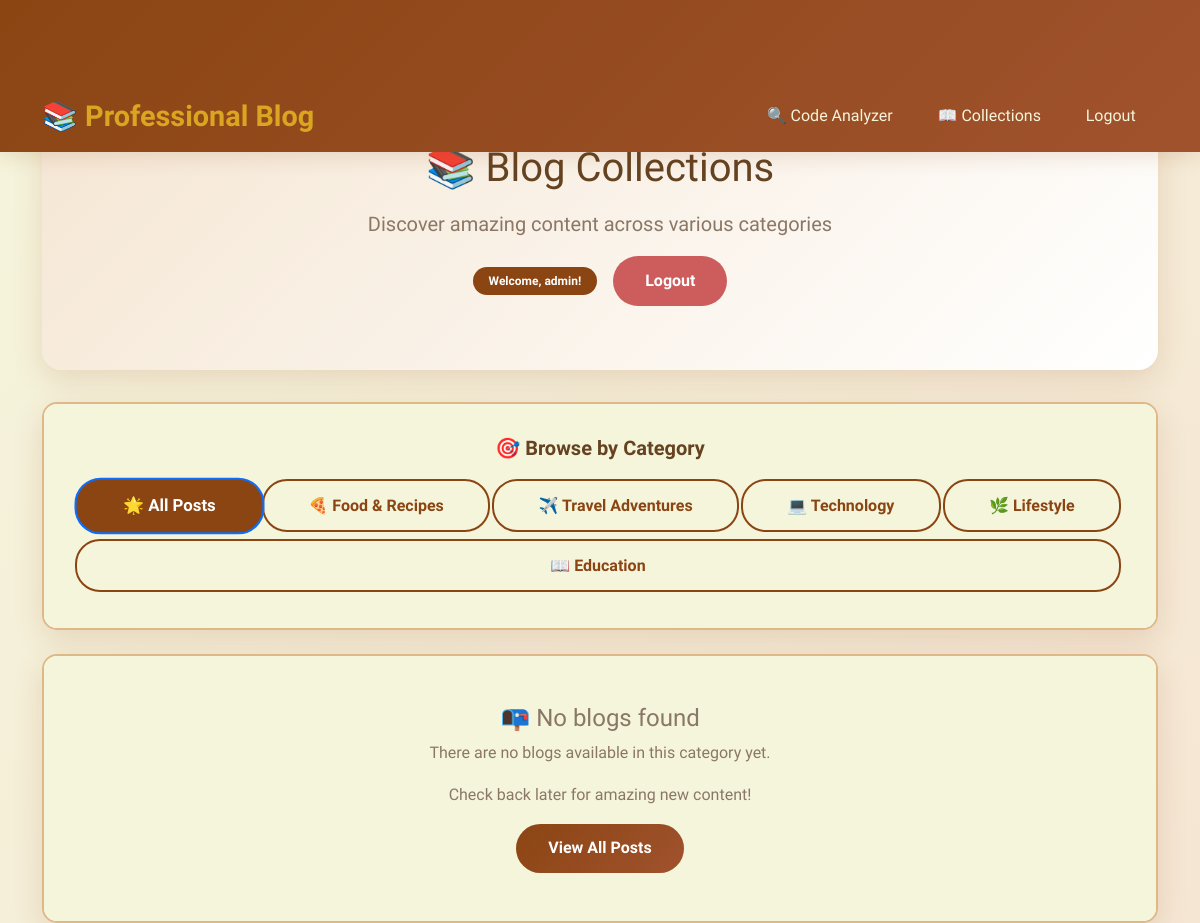
The app's page /collections/ (signed in), older data.
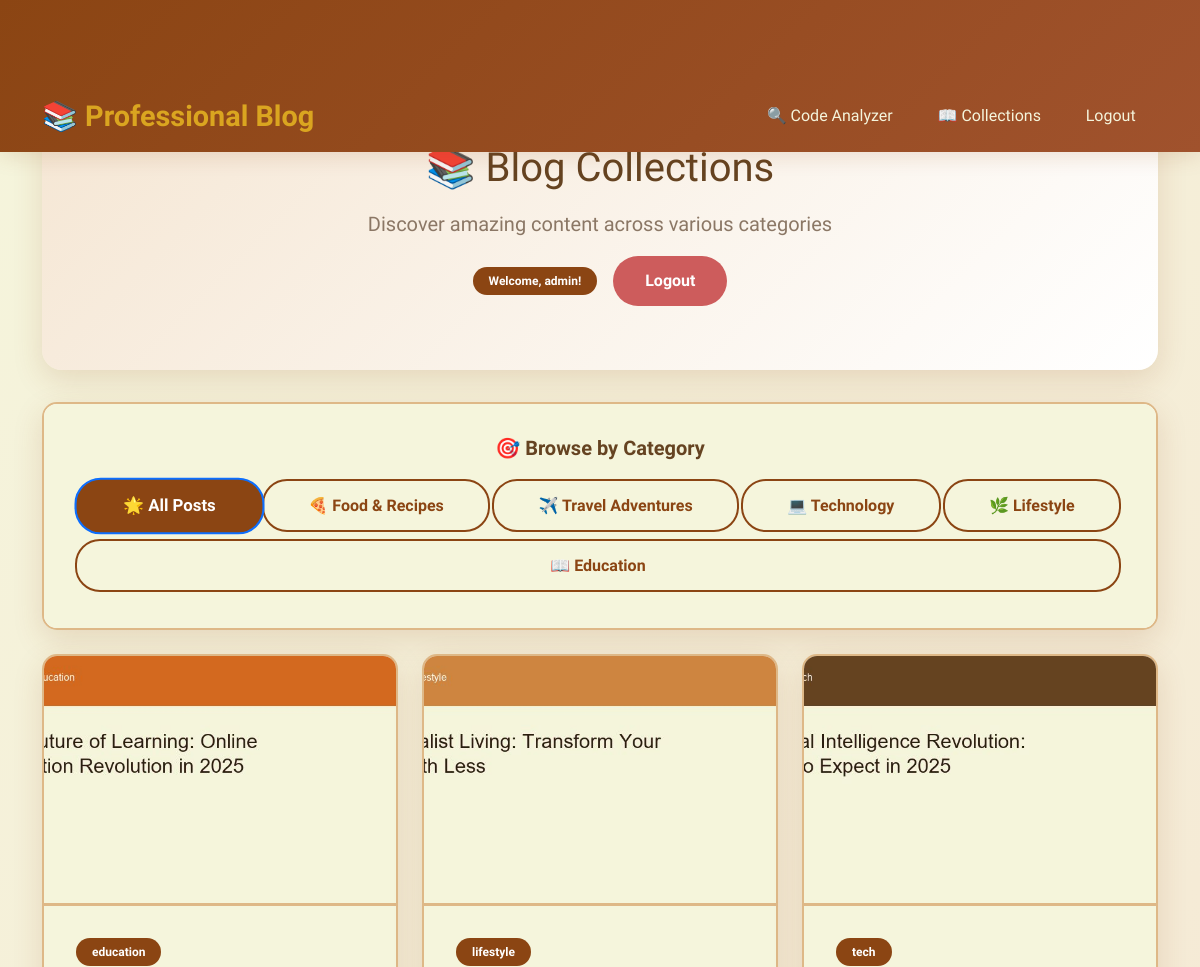
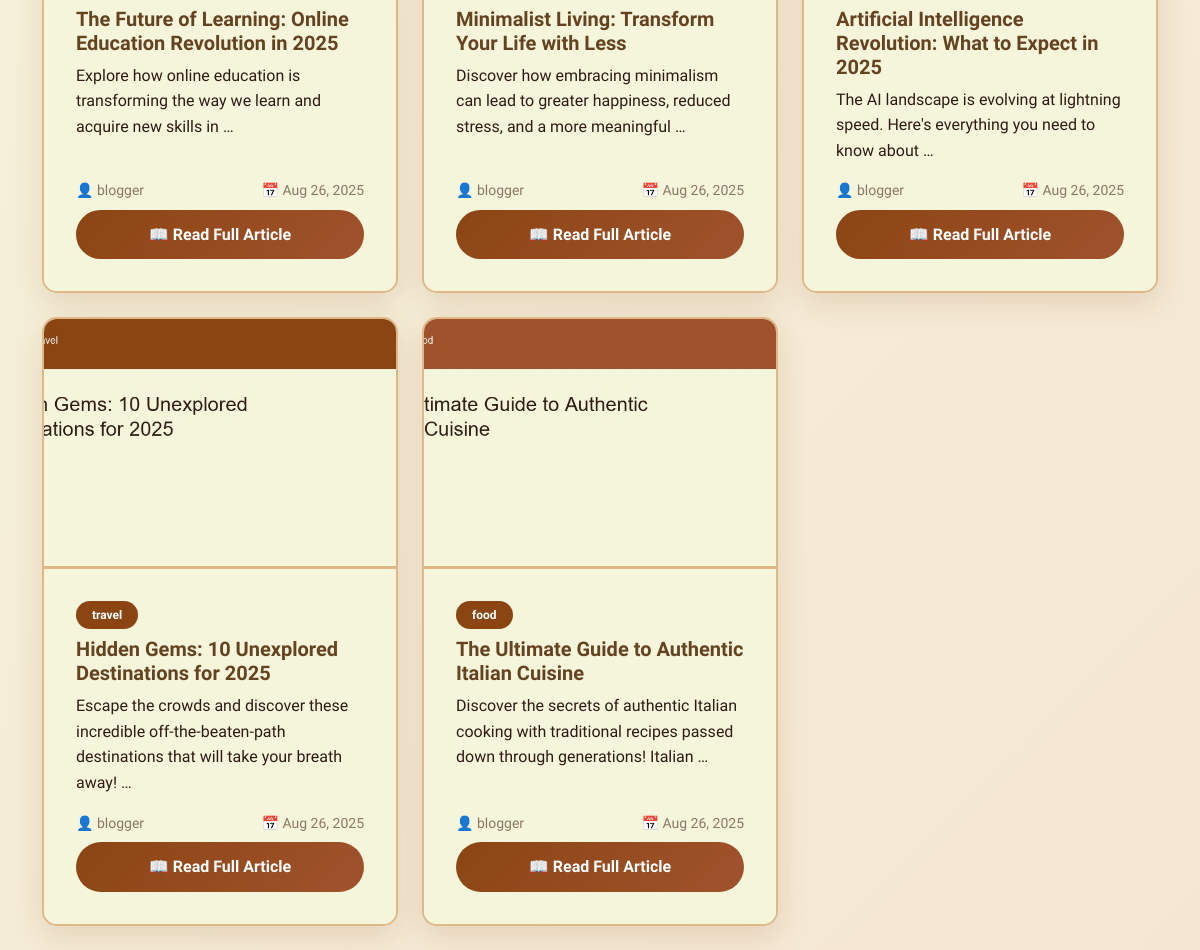
The same page, newer data (2 pictures, top to bottom).
### blogapp/models.py (models this page shows, shortened)
class Blog(models.Model):
    CATEGORY_CHOICES = [
        ('Technology', 'Technology'),
        ('Programming', 'Programming'),
        ('Tutorial', 'Tutorial'),
        ('Review', 'Review'),
        ('News', 'News'),
        ('Other', 'Other'),
    ]
    title = models.CharField(max_length=200)
    content = models.TextField()
    author = models.ForeignKey(User, on_delete=models.CASCADE)
    category = models.CharField(max_length=50, choices=CATEGORY_CHOICES, default='Other')
    created_at = models.DateTimeField(auto_now_add=True)
    updated_at = models.DateTimeField(auto_now=True)
    image = models.ImageField(upload_to='blog_images/', blank=True, null=True)

### blogapp/views.py (the view)
# urls.py: path('collections/', views.collections, name='collections'),  # Collections page
@login_required
def collections(request):
    category = request.GET.get('category', 'all')
    category_mapping = {
        'food': 'food',
        'travel': 'travel',
        'tech': 'Technology',
        'lifestyle': 'lifestyle',
        'education': 'education'
    }
    if category and category != 'all':
        actual_category = category_mapping.get(category, category)
        blogs = Blog.objects.filter(category__icontains=actual_category).order_by('-created_at')
    else:
        blogs = Blog.objects.all().order_by('-created_at')
    for blog in blogs:
        if not blog.image:
            from .utils import generate_blog_image
            generated_image = generate_blog_image(blog.title, blog.category, blog.author.username)
            if generated_image:
                blog.image = generated_image
                blog.save()
    return render(request, 'blog/collections.html', {'blogs': blogs})

### blogapp/templates/blog/collections.html (shortened to what the changed rows need)
{% extends 'layouts/main.html' %}
{% block content %}
<div class="container">
    <div class="hero-section">
        <h1 style="color: var(--dark-brown); margin-bottom: 1rem;">📚 Blog Collections</h1>
    </div>
    <div class="row">
        {% for blog in blogs %}
            <div class="col-lg-4 col-md-6 mb-4">
                <div class="card h-100">
                    {% if blog.image %}
                        <img src="{{ blog.image.url }}" class="card-img-top" alt="{{ blog.title }}">
                    {% else %}
                        <div class="card-img-top d-flex align-items-center justify-content-center" style="height: 250px; background: linear-gradient(45deg, var(--light-brown), var(--cream)); color: var(--dark-brown); font-size: 1.5rem;">
                            📝 {{ blog.category|default:"Blog" }}
                        </div>
                    {% endif %}
                    <div class="card-body d-flex flex-column">
                        <div class="mb-2">
                            <span class="badge bg-primary">{{ blog.get_category_display|default:blog.category }}</span>
                        </div>
                        <h5 class="card-title">{{ blog.title }}</h5>
                        <p class="card-text flex-grow-1">{{ blog.content|truncatewords:15 }}</p>
                        <div class="mt-auto">
                            <div class="d-flex justify-content-between align-items-center mb-2">
                                <small class="text-muted">
                                    👤 {{ blog.author.username }}
                                </small>
                                <small class="text-muted">
                                    📅 {{ blog.created_at|date:"M d, Y" }}
                                </small>
                            </div>
                            <a href="{% url 'blog_detail' blog.id %}" class="btn btn-primary w-100">
                                📖 Read Full Article
                            </a>
                        </div>
                    </div>
                </div>
            </div>
        {% empty %}
            <div class="col-12">
                <div class="card">
                    <div class="card-body text-center py-5">
                        <h4 style="color: var(--text-light);">📭 No blogs found</h4>
                        <p class="text-muted">There are no blogs available in this category yet.</p>
                        <p class="text-muted">Check back later for amazing new content!</p>
                        <a href="?category=all" class="btn btn-primary">View All Posts</a>
                    </div>
                </div>
            </div>
        {% endfor %}
    </div>
</div>
{% endblock content %}

Row changes from the older to the newer data that the page shows:
added Blog: image (picture), category "education", title "The Future of Learning: Online Education Revolution in 2025", content "Explore how online education is transforming the way we learn and acquire new skills in …", author.username "blogger", created_at "Aug 26, 2025"
added Blog: image (picture), category "lifestyle", title "Minimalist Living: Transform Your Life with Less", content "Discover how embracing minimalism can lead to greater happiness, reduced stress, and a more meaningful …", author.username "blogger", created_at "Aug 26, 2025"
added Blog: image (picture), category "tech", title "Artificial Intelligence Revolution: What to Expect in 2025", content "The AI landscape is evolving at lightning speed. Here's everything you need to know about …", author.username "blogger", created_at "Aug 26, 2025"
added Blog: image (picture), category "travel", title "Hidden Gems: 10 Unexplored Destinations for 2025", content "Escape the crowds and discover these incredible off-the-beaten-path destinations that will take your breath away! …", author.username "blogger", created_at "Aug 26, 2025"
added Blog: image (picture), category "food", title "The Ultimate Guide to Authentic Italian Cuisine", content "Discover the secrets of authentic Italian cooking with traditional recipes passed down through generations! Italian …", author.username "blogger", created_at "Aug 26, 2025"
Text that changed along with them:
text no longer shown: "📭 No blogs found There are no blogs available in this category yet. Check back later for amazing new content! View All Posts"
